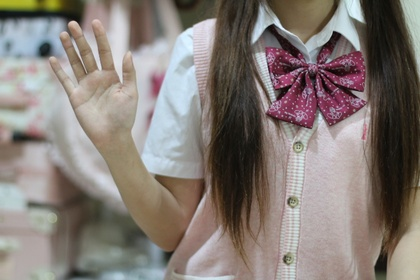
%> input picture open2/1.JPG, 420 x 280 px, shrunk from 720 x 480 before the run
$ octave location_preprocess.m   (GNU Octave 9; MATLAB toolbox functions it lacks are replaced by stand-ins)
%> lines starting %> are read from the running program, lines starting %| are printed output that depends on the picture
clear
clc

back_ground = imread('open2/1.JPG');
%> back_ground is the input picture: size 280x420x3 uint8; mean R, G, B 133, 124, 118.4
back_ground_gray = rgb2gray(back_ground);
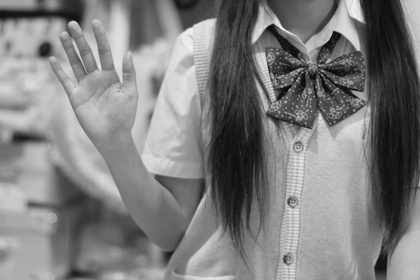
%> back_ground_gray: size 280x420 uint8; min 4, max 245, mean 126.1

current_file = imread('open2/2.JPG');
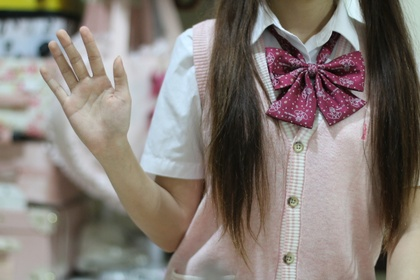
%> input picture open2/2.JPG, 420 x 280 px, shrunk from 720 x 480 before the run
%> current_file is the input picture: size 280x420x3 uint8; mean R, G, B 133, 124.2, 118.3
current_file_gray = rgb2gray(current_file);
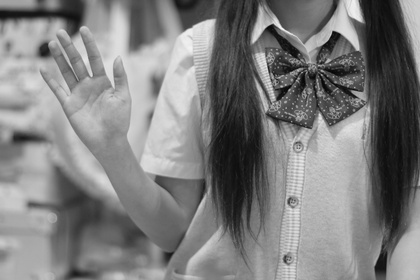
%> current_file_gray: size 280x420 uint8; min 4, max 249, mean 126.2
sub = imsubtract(back_ground_gray, current_file_gray);
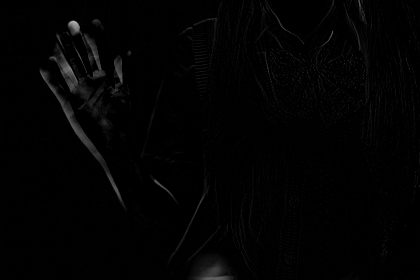
%> sub: size 280x420 uint8; min 0, max 178, mean 2.6

[height width] = size(sub);
%> height = 280; width = 420

    for i = 1:height
        for j = 1:width
            if sub(i, j) < 10
                sub(i, j) = 0;
            end
        end
    end

imwrite(sub, 'open_sub/1.jpg');

mark = imread('open_sub/1.JPG');
%> mark: size 280x420 uint8; min 0, max 178, mean 2
[height width] = size(mark);

    for i = 1:height
        for j = 1:width
            if sub(i, j) == 255
                sub(i, j) = 254;
            end
        end
    end

    imwrite(mark, 'open_mark/2.JPG');
